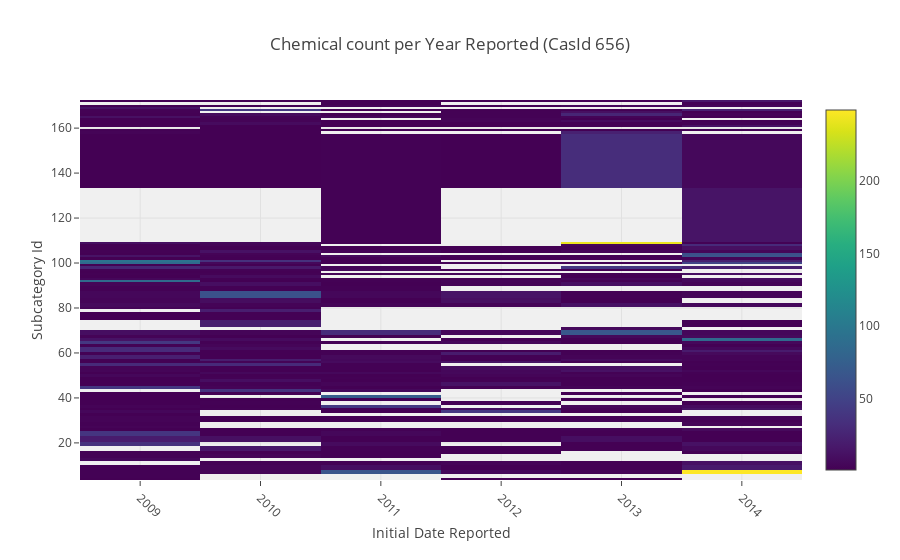

Notebook source saved alongside this figure:
### Code cell
subcategory_data    = data_aggregated[SUBCATEGORYID_COLUMN][data_aggregated[CASID_COLUMN] == 656].values
initial_data        = data_aggregated[INITIALDATEREPORTED_COLUMN + '_Year'].values

data_plot = [
    go.Heatmap(
        z = chemicalcount_data,
        x = initial_data,
        y = subcategory_data,
        colorscale='Viridis',
    )
]

layout = go.Layout(
    title='Chemical count per Year Reported (CasId 656)',
    xaxis = dict(tickangle=45, title = 'Initial Date Reported'),
    yaxis = dict(title = 'Subcategory Id'),
    plot_bgcolor='rgba(240,240,240, 0.95)'
)

fig = go.Figure(data=data_plot, layout=layout)
offline.iplot(fig)
pio.write_image(fig, get_path('initial_subcategory_heatmap'))
Image(get_path('initial_subcategory_heatmap'))

### Figure 1 — Plotly figure (JSON) as saved in the notebook; plotly's stock layout.template omitted (floating-point values rounded to 4 significant figures; data arrays with more than 128 entries replaced by an {"elided": "..."} marker saying what was removed)
{"data": [{"colorscale": "Viridis", "type": "heatmap", "uid": "03554382-594b-44bd-ae5f-c6a08ae5ec5d", "x": {"elided": "9085 int values"}, "y": {"elided": "5951 int values"}, "z": {"elided": "9085 int values"}}], "layout": {"plot_bgcolor": "rgba(240,240,240, 0.95)", "title": {"text": "Chemical count per Year Reported (CasId 656)"}, "xaxis": {"tickangle": 45, "title": {"text": "Initial Date Reported"}}, "yaxis": {"title": {"text": "Subcategory Id"}}}}
